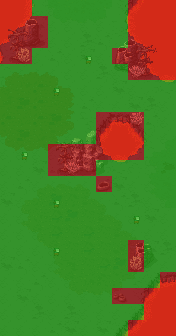

Rendered tile map (Tiled .tmx) drawn with the repository's tilesets; below, a short description and the map source with its tile grids summarised:
An orthogonal 11x21 tile map with 16x16 px tiles, 9 tile layers (Tile Layer 4, Tile Layer 5, Tile Layer 6, Tile Layer 7, ...).

<map version="1.5" tiledversion="2021.02.15" orientation="orthogonal" renderorder="left-down" width="11" height="21" tilewidth="16" tileheight="16" infinite="0" nextlayerid="16" nextobjectid="1">
 <tileset firstgid="1" source="../world_tiles/tileset.tsx" />
 <layer id="10" name="Tile Layer 4" width="11" height="21">
  <data>[231 cells, 231 non-empty, 36 distinct tile ids]</data>
 </layer>
 <layer id="11" name="Tile Layer 5" width="11" height="21">
  <data>[231 cells, 130 non-empty, 73 distinct tile ids]</data>
 </layer>
 <layer id="12" name="Tile Layer 6" width="11" height="21">
  <data>[231 cells, 0 non-empty, 0 distinct tile ids]</data>
 </layer>
 <layer id="13" name="Tile Layer 7" width="11" height="21">
  <data>[231 cells, 23 non-empty, 23 distinct tile ids]</data>
 </layer>
 <layer id="14" name="Tile Layer 8" width="11" height="21">
  <data>[231 cells, 18 non-empty, 6 distinct tile ids]</data>
 </layer>
 <layer id="15" name="Tile Layer 9" width="11" height="21">
  <data>[231 cells, 5 non-empty, 3 distinct tile ids]</data>
 </layer>
 <layer id="7" name="anim" width="11" height="21">
  <data>[231 cells, 2 non-empty, 2 distinct tile ids]</data>
 </layer>
 <layer id="8" name="characters" width="11" height="21">
  <data>[231 cells, 6 non-empty, 1 distinct tile ids]</data>
 </layer>
 <layer id="9" name="walkable" width="11" height="21">
  <data>[231 cells, 231 non-empty, 2 distinct tile ids]</data>
 </layer>
</map>
